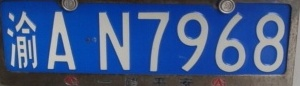
#> input picture extracted_image.jpg, 300 x 86 px
$ python seg_text.py
#> lines starting #> are read from the running program, lines starting #| are printed output that depends on the picture; after the words box and inside, x2 and y2 are one past the last pixel; in counts of white or black regions, pixels touching at a corner belong together
import cv2
import numpy as np
def show(image):
    cv2.imshow('image', image)
    cv2.waitKey(0)
    cv2.destroyAllWindows()

img_ = cv2.imread('extracted_image.jpg')  # 读取图片
#> img_ is the input picture: shape (86, 300, 3); mean B, G, R 137.4, 89.7, 65.1
img = cv2.cvtColor(img_, cv2.COLOR_BGR2GRAY)  # 转换了灰度化
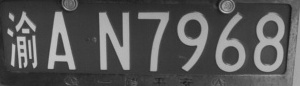
#> img: shape (86, 300); min 21, max 202, mean 87.8

# 图像阈值化操作——获得二值化图
ret, img_thre = cv2.threshold(img, 128, 255, cv2.THRESH_BINARY_INV)
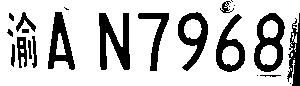
#> img_thre: shape (86, 300); 77.1% white; 23 black regions (6 under 20 px), largest, box (x1, y1, x2, y2) and area: (99, 13, 130, 70) 999, (254, 13, 285, 72) 893, (48, 12, 75, 70) 749
kernel = cv2.getStructuringElement(cv2.MORPH_RECT, (2, 2))  # 形态学处理:定义矩形结构
closed = cv2.dilate(img_thre, kernel, iterations=1)  # 闭运算：迭代5次
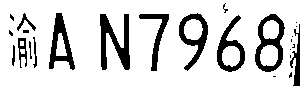
#> closed: shape (86, 300); 82.4% white; 25 black regions (13 under 20 px), largest, box (x1, y1, x2, y2) and area: (100, 14, 130, 70) 840, (255, 14, 285, 72) 724, (49, 13, 75, 70) 624

height, width = closed.shape[:2]
#> height = 86; width = 300
# 储存每一列的黑色像素数
v = [0] * width
#> v = 300 values from 0 to 0
# 储存每一行的黑色像素数
z = [0] * height
#> z = 86 values from 0 to 0
hfg = [[0 for col in range(2)] for row in range(height)]
lfg = [[0 for col in range(2)] for row in range(width)]
box = [0,0,0,0]

######水平投影  #统计每一行的黑点数，行分割#######
a = 0
emptyImage1 = np.zeros((height, width, 3), np.uint8)
for y in range(0, height):
    for x in range(0, width):
        if closed[y, x] == 0:
            a = a + 1
        else:
            continue
    z[y] = a
    a = 0

# 绘制水平投影图
l = len(z)
#> l = 86
for y in range(0, height):
    for x in range(0, z[y]):
        b = (255, 255, 255)
        emptyImage1[y, x] = b
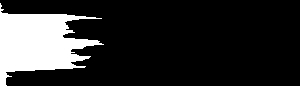
#> emptyImage1: shape (86, 300, 3); 17.6% white; 1 white region, box (x1, y1, x2, y2) and area: (0, 3, 104, 86) 4533

#根据水平投影值选定行分割点
inline = 1
start = 0
j = 0
# print(height,width)
# print(z)
for i in range(0,height):
    # inline 为起始位置标识，0.95 * width可自行调节，为判断字符位置的条件
    if inline == 1 and z[i] < 0.95 * width:  #从空白区进入文字区
        start = i  #记录起始行分割点
        #print i
        inline = 0
    # i - start > 3字符分割长度不小于3，inline为分割终止位置标识，0.95 * width可自行调节，为判断字符位置的条件
    elif (i - start > 3) and z[i] >= 0.95 * width and inline == 0 :  #从文字区进入空白区
        inline = 1
        hfg[j][0] = start - 2  #保存行分割位置
        hfg[j][1] = i + 2
        j = j + 1
#> after the loop, inline = 0; j = 0; start = 0
####################### 至此完成行的分割 #################

#####对每一行垂直投影、分割#####
a = 0
for p in range(0, j):
    # 垂直投影  #统计每一列的黑点数
    for x in range(0, width):
        for y in range(hfg[p][0], hfg[p][1]):
            cp1 = closed[y,x]
            if cp1 == 0:
                a = a + 1
            else :
                continue
        v[x] = a  #保存每一列像素值
        a = 0
    print(v)
    # 创建空白图片，绘制垂直投影图
    l = len(v)
    emptyImage = np.zeros((height, width, 3), np.uint8)
    for x in range(0, width):
        for y in range(0, v[x]):
            b = (255, 255, 255)
            emptyImage[y, x] = b
    #垂直分割点
    incol = 1
    start1 = 0
    j1 = 0
    z1 = hfg[p][0]
    z2 = hfg[p][1]
    word = []
    for i1 in range(0,width):
        if incol == 1 and v[i1] <= 34 :  #从空白区进入文字区
            start1 = i1  #记录起始列分割点
            incol = 0
        elif (i1 - start1 > 3) and v[i1] > 34 and incol == 0 :  #从文字区进入空白区
            incol = 1
            lfg[j1][0] = start1 - 2   #保存列分割位置
            lfg[j1][1] = i1 + 2
            l1 = start1 - 2
            l2 = i1 + 2
            j1 = j1 + 1
            cv2.rectangle(img_, (l1, z1), (l2, z2), (255,0,0), 2)
cv2.imshow('original_img', img_)
cv2.imshow('erode', closed)
#> (the run stopped early here; a loop or call above may not have finished)
